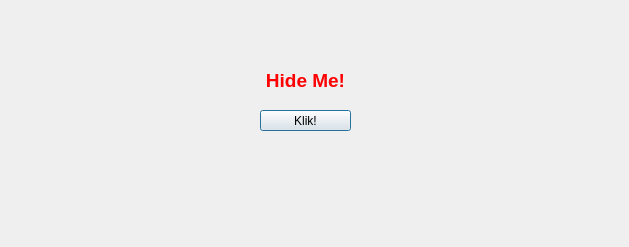
<?xml version="1.0" encoding="UTF-8"?>
<ui version="4.0">
 <class>Dialog</class>
 <widget class="QDialog" name="Dialog">
  <property name="geometry">
   <rect>
    <x>0</x>
    <y>0</y>
    <width>629</width>
    <height>247</height>
   </rect>
  </property>
  <property name="windowTitle">
   <string>Dialog</string>
  </property>
  <widget class="QLabel" name="label">
   <property name="geometry">
    <rect>
     <x>210</x>
     <y>50</y>
     <width>191</width>
     <height>61</height>
    </rect>
   </property>
   <property name="text">
    <string>&lt;html&gt;&lt;head/&gt;&lt;body&gt;&lt;p align=&quot;center&quot;&gt;&lt;span style=&quot; font-size:14pt; font-weight:600; color:#ff0000;&quot;&gt;Hide Me!&lt;/span&gt;&lt;/p&gt;&lt;/body&gt;&lt;/html&gt;</string>
   </property>
  </widget>
  <widget class="QPushButton" name="pushButton">
   <property name="geometry">
    <rect>
     <x>260</x>
     <y>110</y>
     <width>91</width>
     <height>21</height>
    </rect>
   </property>
   <property name="text">
    <string>Klik!</string>
   </property>
  </widget>
 </widget>
 <resources/>
 <connections>
  <connection>
   <sender>pushButton</sender>
   <signal>clicked()</signal>
   <receiver>label</receiver>
   <slot>clear()</slot>
   <hints>
    <hint type="sourcelabel">
     <x>285</x>
     <y>125</y>
    </hint>
    <hint type="destinationlabel">
     <x>307</x>
     <y>76</y>
    </hint>
   </hints>
  </connection>
 </connections>
</ui>
